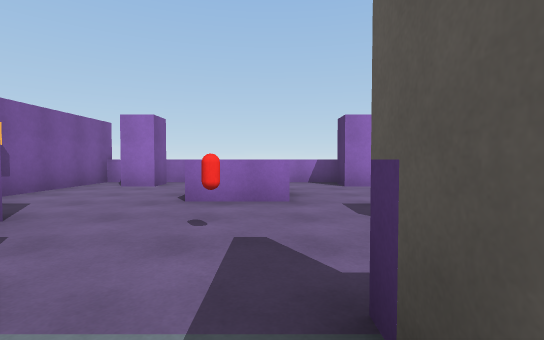
view 1 (above)

12 first-person views from a walk through a scene from a Unity 3-D project. The camera is 1.2 m above the floor, tilts 2° down and sees 85° across. The floor is counted in squares, 2 m on a side. Each view is taken from the middle of a square. On the plan, view 1 faces up. The plan holds only what a view shows up to about 9 squares ahead; the rest is blank. The player character is not drawn. Surface patterns are stand-ins for the level's own textures.

view 2
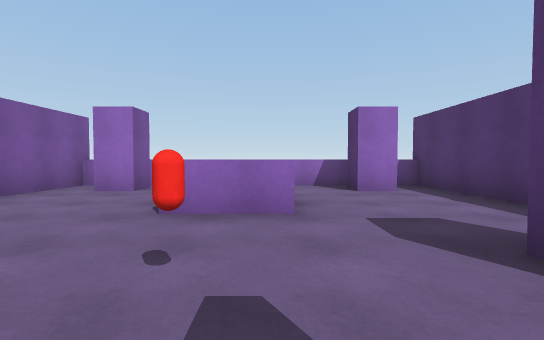

view 3
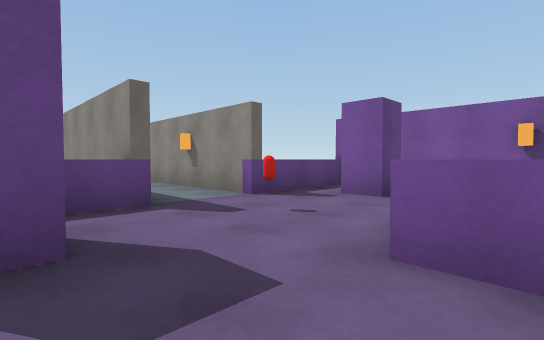

view 4
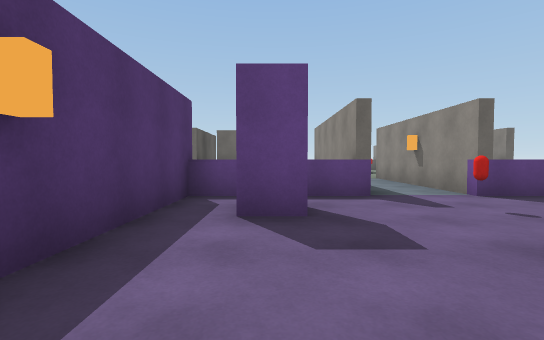

view 5
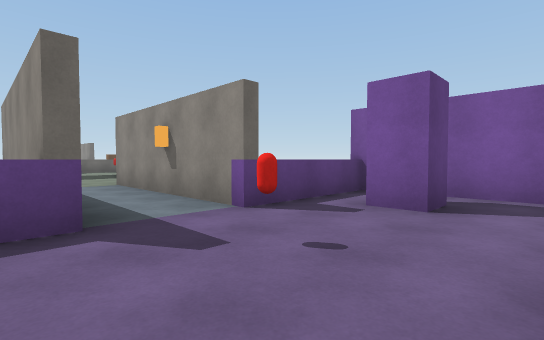

view 6
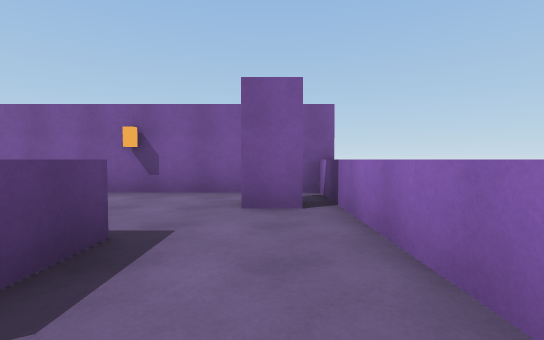

view 7
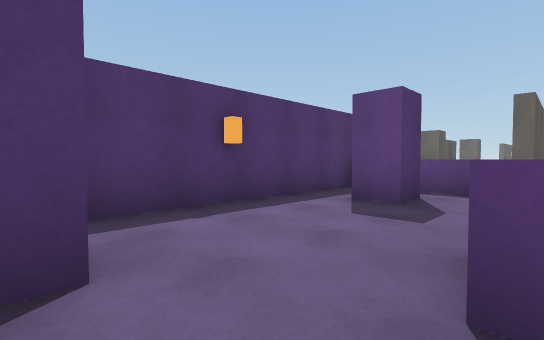

view 8
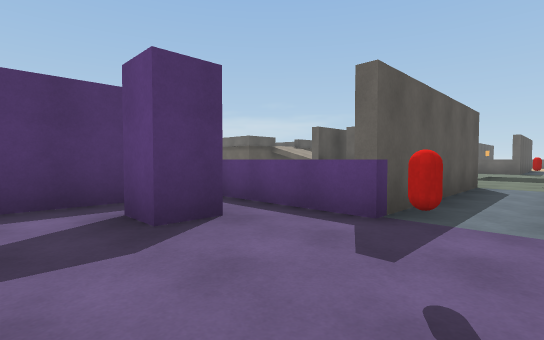

view 9
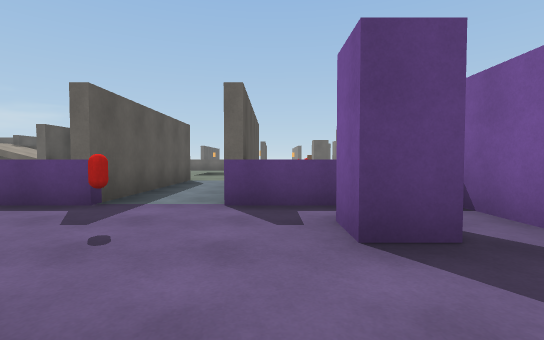

view 10
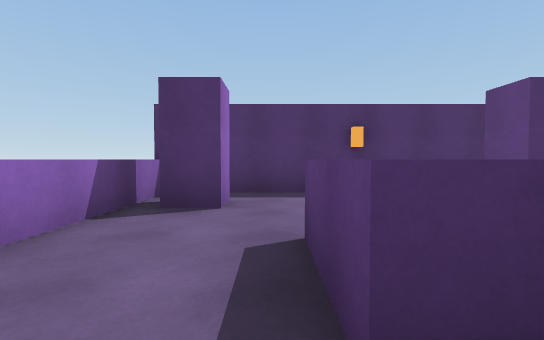

view 11
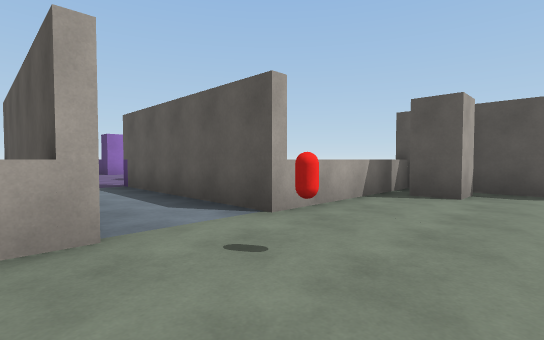

view 12
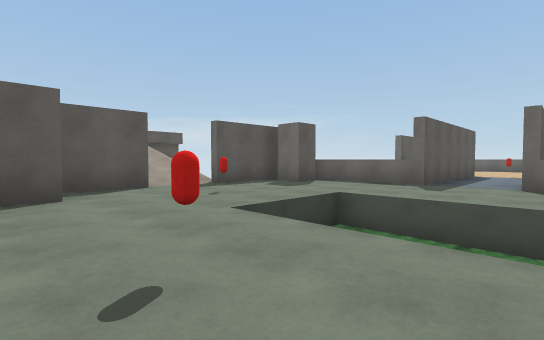

### Floor plan
Key: @ floor where view 1 was taken; # wall or solid block; . floor; / step, stairs or slope; = window, fence, low wall or low ledge; ≈ water the walk keeps out of; ^ raised ledge; O other object.
Columns run from 5 left of view 1 to 6 right of it. Each row starts with its distance up from view 1.
  8  ^^^^^^^^
  7 #.O....O.#
  6 #........#
  5 #...^^...#
  4 #........#
  3 #........#
  2 #.O.O..O.#
  1  ^^^..^^^
  0    #.@#
 -1    #..#
 -2    #..#
 -3    =..=  ##
 -4    .......#
 -5    .O...O.#
 -6    .......#
 -7       ≈.O.//
 -8       ≈...//
 -9    .......#
-10    .......#
-11    .....O
-12    =..=
-13      .#
-14      .#

Where each view was taken, in squares from view 1:
view 1: 0 up, 0 right, facing up
view 2: 1 up, 0 right, facing up
view 3: 5 up, 2 right, facing down-left
view 4: 6 up, 2 right, facing down
view 5: 4 up, 1 right, facing down-left
view 6: 7 up, 1 right, facing left
view 7: 7 up, 0 right, facing down-right
view 8: 4 up, 1 left, facing down-right
view 9: 5 up, 2 left, facing down
view 10: 6 up, 2 left, facing right
view 11: 6 down, 2 left, facing up-right
view 12: 4 down, 2 left, facing down-right
